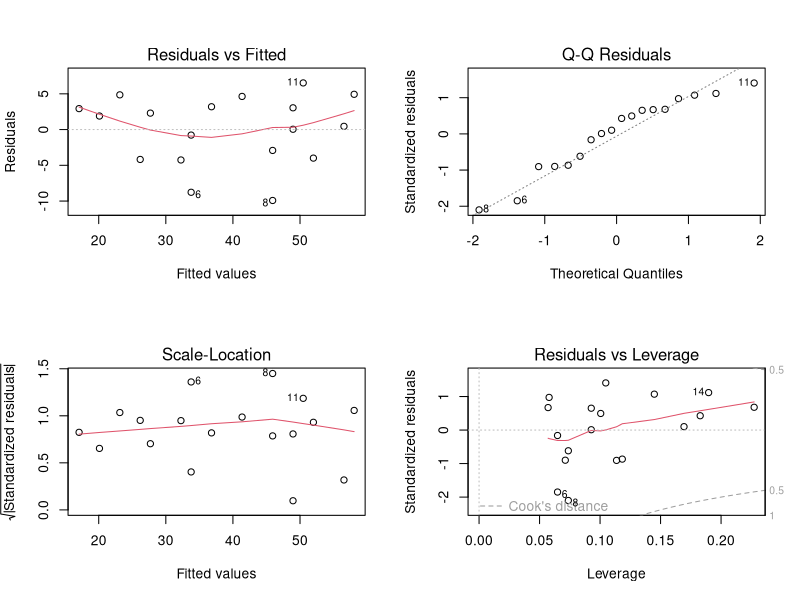

The R script that drew this image:
data = read.csv("choldata.csv", header=TRUE)
attach(data)

library(ggplot2)
library(dplyr)
library(gridExtra)
library(ggthemes)
library(psych)

# # Hien thi
# plot(age ~ chol, pch=16)


# Hệ số trương quan
cor(data , method = "kendall")

# Kiểm giả đinh
cor.test(age, chol)

# Hoi quy
fit = lm(age ~ chol, data=data)
summary(fit)

# Call:
# lm(formula = age ~ chol, data = data)

# Residuals:
#    Min     1Q Median     3Q    Max 
# -9.919 -3.724  1.173  3.154  6.526

# Coefficients:
#             Estimate Std. Error t value Pr(>|t|)    
# (Intercept)  -11.780      4.868   -2.42   0.0278 *  
# chol          15.184      1.419   10.70 1.06e-08 ***
# ---
# Signif. codes:  0 '***' 0.001 '**' 0.01 '*' 0.05 '.' 0.1 ' ' 1

# Residual standard error: 4.906 on 16 degrees of freedom
# Multiple R-squared:  0.8775,    Adjusted R-squared:  0.8698 
# F-statistic: 114.6 on 1 and 16 DF,  p-value: 1.058e-08

# Ve 
par(mfrow=c(2,2))
plot(fit)


## Hoi quy da bien

fit = lm (chol ~ age + bmi, data=data)
summary(fit)

# Call:
# lm(formula = chol ~ age + bmi, data = data)

# Residuals:
#     Min      1Q  Median      3Q     Max
# -0.3762 -0.2259 -0.0534  0.1698  0.5679 

# Coefficients:
#             Estimate Std. Error t value Pr(>|t|)
# (Intercept) 0.455458   0.918230   0.496    0.627
# age         0.054052   0.007591   7.120  3.5e-06 ***
# bmi         0.033364   0.046866   0.712    0.487
# ---
# Signif. codes:  0 '***' 0.001 '**' 0.01 '*' 0.05 '.' 0.1 ' ' 1

# Residual standard error: 0.3074 on 15 degrees of freedom
# Multiple R-squared:  0.8815,    Adjusted R-squared:  0.8657
# F-statistic: 55.77 on 2 and 15 DF,  p-value: 1.132e-07

# chol = 0.455 + 0.054 * (age) + 0.033 * (bmi)
# R^2 = 88,15%

# Phương trình cho biết khi độ tuổi tăng 1 năm thì cholesterol tăng 0.054 mg/L (ước số này
# không khác mấy so với 0.0578 trong phương trình chỉ có độ tuổi), và mỗi 1 kg/m2 tăng
# BMI thì cholesterol tăng 0.0333 mg/L. Hai yếu tố này “giải thích” khoảng 88.2% (R2 =
# 0.8815) độ dao động của cholesterol giữa các cá nhân









